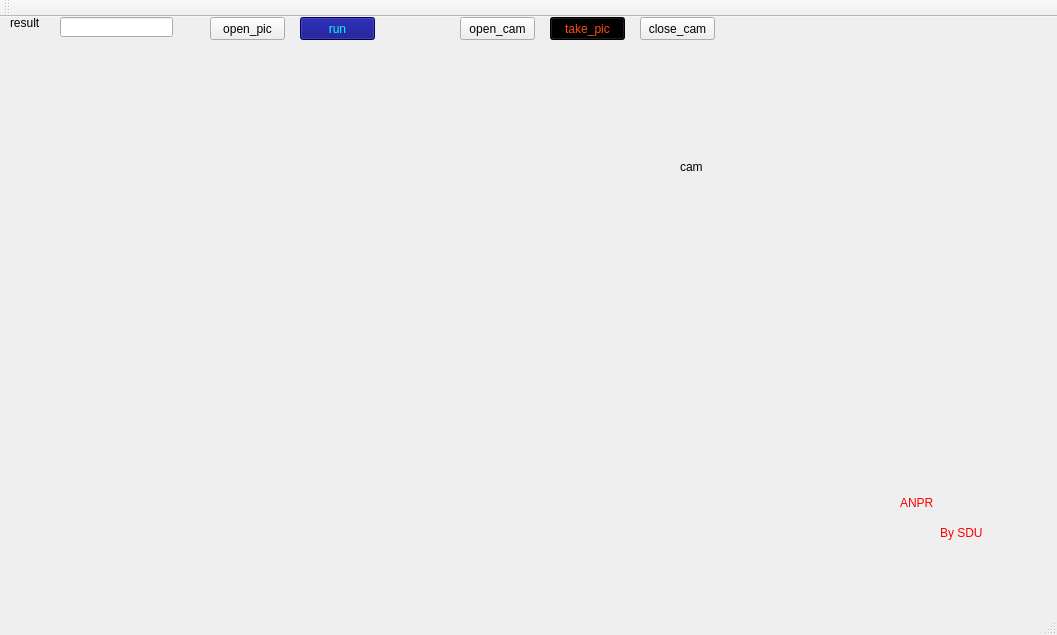
<?xml version="1.0" encoding="UTF-8"?>
<ui version="4.0">
 <class>MainWindow</class>
 <widget class="QMainWindow" name="MainWindow">
  <property name="geometry">
   <rect>
    <x>0</x>
    <y>0</y>
    <width>1057</width>
    <height>635</height>
   </rect>
  </property>
  <property name="windowTitle">
   <string>MainWindow</string>
  </property>
  <widget class="QWidget" name="centralWidget">
   <widget class="QPushButton" name="openButton">
    <property name="geometry">
     <rect>
      <x>210</x>
      <y>0</y>
      <width>75</width>
      <height>23</height>
     </rect>
    </property>
    <property name="text">
     <string>open_pic</string>
    </property>
   </widget>
   <widget class="QPushButton" name="runButton">
    <property name="geometry">
     <rect>
      <x>300</x>
      <y>0</y>
      <width>75</width>
      <height>23</height>
     </rect>
    </property>
    <property name="styleSheet">
     <string notr="true">background-color: rgb(0, 0, 127);
color: rgb(0, 255, 255);</string>
    </property>
    <property name="text">
     <string>run</string>
    </property>
   </widget>
   <widget class="QLabel" name="pic_label">
    <property name="geometry">
     <rect>
      <x>10</x>
      <y>30</y>
      <width>640</width>
      <height>480</height>
     </rect>
    </property>
    <property name="text">
     <string/>
    </property>
   </widget>
   <widget class="QLineEdit" name="resultLineEdit">
    <property name="geometry">
     <rect>
      <x>60</x>
      <y>0</y>
      <width>113</width>
      <height>20</height>
     </rect>
    </property>
   </widget>
   <widget class="QLabel" name="label_2">
    <property name="geometry">
     <rect>
      <x>10</x>
      <y>0</y>
      <width>54</width>
      <height>12</height>
     </rect>
    </property>
    <property name="text">
     <string>result</string>
    </property>
   </widget>
   <widget class="QLabel" name="cam_label">
    <property name="geometry">
     <rect>
      <x>680</x>
      <y>30</y>
      <width>320</width>
      <height>240</height>
     </rect>
    </property>
    <property name="text">
     <string>cam</string>
    </property>
   </widget>
   <widget class="QPushButton" name="open_cam">
    <property name="geometry">
     <rect>
      <x>460</x>
      <y>0</y>
      <width>75</width>
      <height>23</height>
     </rect>
    </property>
    <property name="text">
     <string>open_cam</string>
    </property>
   </widget>
   <widget class="QPushButton" name="take_pic">
    <property name="geometry">
     <rect>
      <x>550</x>
      <y>0</y>
      <width>75</width>
      <height>23</height>
     </rect>
    </property>
    <property name="styleSheet">
     <string notr="true">color: rgb(255, 74, 19);
background-color: rgb(0, 0, 0);</string>
    </property>
    <property name="text">
     <string>take_pic</string>
    </property>
   </widget>
   <widget class="QPushButton" name="close_cam">
    <property name="geometry">
     <rect>
      <x>640</x>
      <y>0</y>
      <width>75</width>
      <height>23</height>
     </rect>
    </property>
    <property name="text">
     <string>close_cam</string>
    </property>
   </widget>
   <widget class="QLabel" name="label">
    <property name="geometry">
     <rect>
      <x>900</x>
      <y>460</y>
      <width>131</width>
      <height>51</height>
     </rect>
    </property>
    <property name="styleSheet">
     <string notr="true">font: 11pt &quot;Sans Serif&quot;;
color: rgb(255, 0, 0);
font: 14pt &quot;Sans Serif&quot;;</string>
    </property>
    <property name="text">
     <string>ANPR</string>
    </property>
   </widget>
   <widget class="QLabel" name="label_3">
    <property name="geometry">
     <rect>
      <x>940</x>
      <y>500</y>
      <width>121</width>
      <height>31</height>
     </rect>
    </property>
    <property name="styleSheet">
     <string notr="true">font: 11pt &quot;Sans Serif&quot;;
color: rgb(255, 0, 0);</string>
    </property>
    <property name="text">
     <string>By SDU</string>
    </property>
   </widget>
   <widget class="QLabel" name="temp_label">
    <property name="geometry">
     <rect>
      <x>690</x>
      <y>280</y>
      <width>331</width>
      <height>241</height>
     </rect>
    </property>
    <property name="text">
     <string/>
    </property>
   </widget>
  </widget>
  <widget class="QMenuBar" name="menuBar">
   <property name="geometry">
    <rect>
     <x>0</x>
     <y>0</y>
     <width>1057</width>
     <height>25</height>
    </rect>
   </property>
  </widget>
  <widget class="QToolBar" name="mainToolBar">
   <attribute name="toolBarArea">
    <enum>TopToolBarArea</enum>
   </attribute>
   <attribute name="toolBarBreak">
    <bool>false</bool>
   </attribute>
  </widget>
  <widget class="QStatusBar" name="statusBar"/>
 </widget>
 <layoutdefault spacing="6" margin="11"/>
 <resources/>
 <connections/>
</ui>
